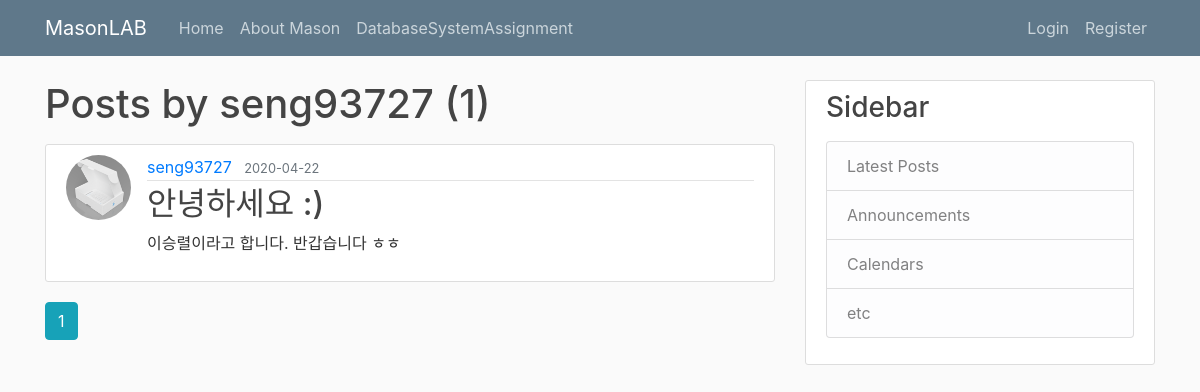
Page /user/seng93727 on the committed database.
### flaskblog/models.py (models this page shows, shortened)
class User(db.Model, UserMixin):
    id = db.Column(db.Integer, primary_key=True)
    username = db.Column(db.String(20), unique=True, nullable=False)
    email = db.Column(db.String(120), unique=True, nullable=False)
    image_file = db.Column(db.String(20), nullable=False, default='default.jpg')
    password = db.Column(db.String(60), nullable=False)
    posts = db.relationship('Post', backref='author', lazy=True)

class Post(db.Model):
    id = db.Column(db.Integer, primary_key=True)
    title = db.Column(db.String(100), nullable=False)
    date_posted = db.Column(db.DateTime, nullable=False, default=datetime.utcnow)
    content = db.Column(db.Text, nullable=False)
    user_id = db.Column(db.Integer, db.ForeignKey('user.id'), nullable=False)

### flaskblog/users/routes.py (the view)
@users.route("/user/<string:username>")
def user_posts(username):
    page = request.args.get('page', 1, type=int)
    user = User.query.filter_by(username=username).first_or_404()
    posts = Post.query.filter_by(author=user)\
        .order_by(Post.date_posted.desc())\
        .paginate(page=page, per_page=5)
    return render_template('user_posts.html', posts=posts, user=user)

### flaskblog/templates/user_posts.html
{% extends "layout.html" %}
{% block content %}
    <h1 class="mb-3">Posts by {{ user.username }} ({{ posts.total }})</h1>
    {% for post in posts.items %}
        <article class="media content-section">
          <img class="rounded-circle article-img" src="{{ url_for('static', filename='profile_pics/' + post.author.image_file) }}">
          <div class="media-body">
            <div class="article-metadata">
              <a class="mr-2" href="{{ url_for('users.user_posts', username=post.author.username) }}">{{ post.author.username }}</a>
              <small class="text-muted">{{ post.date_posted.strftime('%Y-%m-%d') }}</small>
            </div>
            <h2><a class="article-title" href="{{ url_for('posts.post', post_id=post.id) }}">{{ post.title }}</a></h2>
            <p class="article-content">{{ post.content }}</p>
          </div>
        </article>
    {% endfor %}
    {% for page_num in posts.iter_pages(left_edge=1, right_edge=1, left_current=1, right_current=2) %}
      {% if page_num %}
        {% if posts.page == page_num %}
          <a class="btn btn-info mb-4" href="{{ url_for('users.user_posts', username=user.username, page=page_num) }}">{{ page_num }}</a>
        {% else %}
          <a class="btn btn-outline-info mb-4" href="{{ url_for('users.user_posts', username=user.username, page=page_num) }}">{{ page_num }}</a>
        {% endif %}
      {% else %}
        ...
      {% endif %}
    {% endfor %}
{% endblock content %}

### flaskblog/static/main.css (style rules this page uses)
body { background: #fafafa; color: #333333; margin-top: 5rem; }
h1, h2, h3, h4, h5, h6 { color: #444444; }
.content-section { background: #ffffff; padding: 10px 20px; border: 1px solid #dddddd; border-radius: 3px; margin-bottom: 20px; }
.article-title { color: #444444; }
.article-content { white-space: pre-line; }
.article-img { height: 65px; width: 65px; margin-right: 16px; }
.article-metadata { padding-bottom: 1px; margin-bottom: 4px; border-bottom: 1px solid #e3e3e3 }

### rows in the picture
User: username "seng93727"
Post: image_file (picture), author.username "seng93727", date_posted "2020-04-22", title "안녕하세요 :)", content "이승렬이라고 합니다. 반갑습니다 ㅎㅎ"

### other values in the picture
{{ posts.total }} "1"
{{ page_num }} "1"
